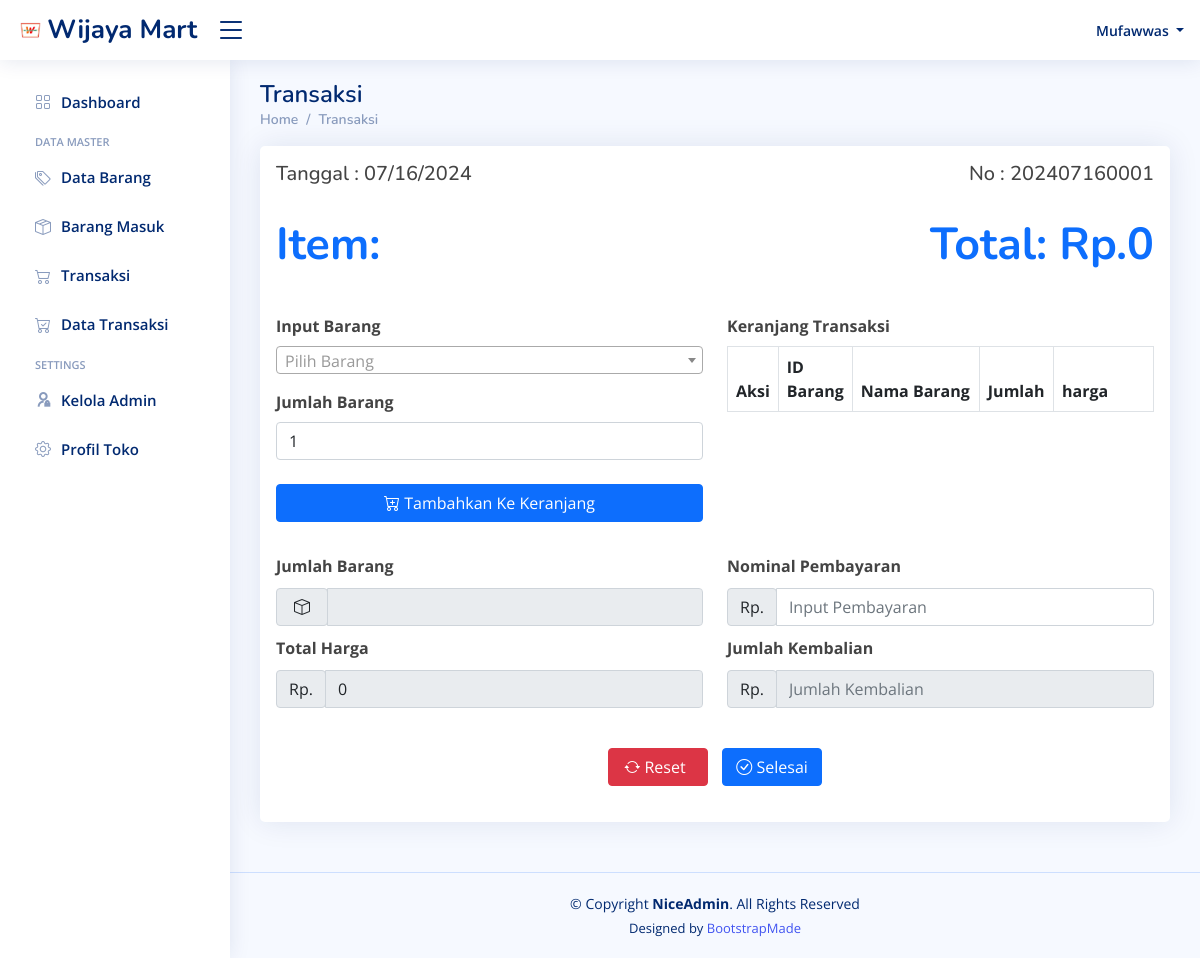
The app's page /admin/index.php?page=transaksi (signed in) with its own data.
### tables this page shows
CREATE TABLE `profil_toko` (
  `id_profil` int(2) NOT NULL,
  `nama_toko` varchar(50) NOT NULL,
  `alamat` varchar(50) NOT NULL,
  `nama_pemilik` varchar(100) NOT NULL,
  `no_hp` varchar(15) NOT NULL,
  `email` varchar(50) NOT NULL,
  `facebook` varchar(50) NOT NULL,
  `instagram` varchar(50) NOT NULL,
  `logo` varchar(100) NOT NULL
);

### admin/transaksi/transaksi.php (the view, shortened to what this page needs)
<?php
include 'config.php';
$tglsaatini = date('m/d/Y', strtotime('now'));
$today = date("Ymd");
$query = "SELECT max(nomor_transaksi) AS last FROM tb_transaksi WHERE nomor_transaksi LIKE '$today%'";
$hasil = mysqli_query($koneksi, $query);
$data  = mysqli_fetch_array($hasil);
$lastNoTransaksi = $data['last'];
$lastNoUrut = substr($lastNoTransaksi, 8, 4);
$nextNoUrut = $lastNoUrut + 1;
$nextNoTransaksi = $today . sprintf('%04s', $nextNoUrut);
?>
<link rel="stylesheet" href="assets/vendor/select2/dist/css/select2.min.css">
<main id="main" class="main">
  <div class="pagetitle">
    <h1>Transaksi</h1>
    <nav>
      <ol class="breadcrumb">
        <li class="breadcrumb-item"><a href="index.php">Home</a></li>
        <li class="breadcrumb-item">Transaksi</li>
      </ol>
    </nav>
  </div>
  <section class="section">
    <div class="row">
      <div class="col-lg-12">
        <div class="card">
          <div class="card-body row g-4" style="display:flex; flex-direction: row;">
            <div class="col-md-6 col-6">
              <h5><?php echo 'Tanggal : ' . $tglsaatini . ''; ?></h5>
            </div>
            <div class="col-md-6 col-6">
              <h5 style="text-align: right;"> <?php echo 'No : ' . $nextNoTransaksi . '' ?></h5>
            </div>
            <div class="col-md-6">
              <?php
              $hitungitem = mysqli_query($koneksi, "SELECT SUM(jumlah_baranglaku) AS hi FROM tb_keranjang");
              while ($data = mysqli_fetch_array($hitungitem)) {
                $totalitem = $data['hi'];
              }
              ?>
              <h2 class="text-primary" id="hitung-item" style="font-size: 2.8rem; font-weight: bold;">Item: <?= $totalitem; ?></h2>
            </div>
            <div class="col-md-6">
              <?php
              $hitungduit = mysqli_query($koneksi, "SELECT SUM(harga_baranglaku) AS ht FROM tb_keranjang");
              while ($data = mysqli_fetch_array($hitungduit)) {
                $pendapatan = $data['ht'];
              }
              $format_indonesia = number_format($pendapatan, 0, ',', '.');
              ?>
              <h2 id="hitung-duit" style="text-align: right; font-size: 2.8rem; font-weight: bold;" class="text-primary">Total: Rp.<?php echo $format_indonesia ?></h2>
            </div>
            <div class="col-md-6">
              <form action="index.php?page=tambah_keranjang" method="POST">
                <div id="divcaribarang" style="padding-top: 10px;">
                  <div class="col-md-12">
                    <label for="select" style="font-weight: bold;" class="form-label">Input Barang</label>
                  </div>
                  <div class="col-md-12 mt-3">
                    <label for="jumlah-barang" class="form-label" style="font-weight: bold;">Jumlah Barang</label>
                    <input id="jumlah-barang" name="jumlahbarang" type="number" min="1" value="1" class="form-control">
                  </div>
                  <div class="col-md-12 mt-4">
                    <div class="text-center">
                      <button type="submit" id="btn-keranjang" name="btnkeranjang" style="width: 100%;" class="btn btn-primary bi bi-cart-plus"> Tambahkan Ke Keranjang</button>
                    </div>
                  </div>
                </div>
              </form>
            </div>
            <div class="col-md-6">
              <div id="panelpencarian" style="padding-top: 10px;">
                <div class="form-label" style="font-weight: bold;">
                  Keranjang Transaksi
                </div>
                <div class="table-wrapper-scroll-y my-custom-scrollbar" style=" position: relative; overflow:auto; max-height:300px;">
                  <table class="table table-striped table-bordered">
                    <thead>
                      <tr>
                        <th style="width: 20px;" scope="col">Aksi</th>
                        <th style="width: 50px;" scope="col">ID Barang</th>
                        <th scope="col">Nama Barang</th>
                        <th scope="col">Jumlah</th>
                        <th scope="col" style="width: 100px;">harga</th>
                      </tr>
                    </thead>
                  </table>
                </div>
              </div>
            </div>
          </div>
          <div class="card-body">
            <form action="index.php?page=proses_transaksi" method="POST">
              <div class="row">
                <div class="col-md-6">
                  <label for="inputbayar" style="margin-bottom: 10px; font-weight: bold;" class="form-check-label">Jumlah Barang</label>
                  <div class="input-group has-validation">
                    <span class="input-group-text bi bi-box" style="padding: 0 17px;" id="inputGroupPrepend"></span>
                    <input class="form-control" aria-describedby="inputGroupPrepend" type="text" name="jumbarang" id="totalbarangsaatini" value="<?php echo ($totalitem); ?>" readonly>
                  </div>
                  <label for="hargatotalsaatini" style="margin-bottom: 10px; margin-top: 10px; font-weight: bold;" class="">Total Harga</label>
                  <div class="input-group has-validation">
                    <span class="input-group-text" id="inputGroupPrepend">Rp.</span>
                    <?php $pid = number_format($pendapatan, 0, ',', '.') ?>
                    <input class="form-control" type="text" name="totalharga" id="hargatotalsaatini" placeholder="Jumlah Kembalian" value="<?php echo $pid; ?>" readonly>
                  </div>
                </div>
                <div class="col-md-6">
                  <label for="inputbayar" style="margin-bottom: 10px; font-weight: bold;" class="form-check-label">Nominal Pembayaran</label>
                  <div class="input-group has-validation">
                    <span class="input-group-text" id="inputGroupPrepend">Rp.</span>
                    <input type="text" name="inputbayar" class="form-control" id="inputbayar" placeholder="Input Pembayaran" required>
                  </div>
                  <label for="inputkembalian" style="margin-bottom: 10px; margin-top: 10px; font-weight: bold;" class="">Jumlah Kembalian</label>
                  <div class="input-group has-validation">
                    <span class="input-group-text" id="inputGroupPrepend">Rp.</span>
                    <input class="form-control" type="text" name="inputkembalian" id="inputkembalian" placeholder="Jumlah Kembalian" readonly>
                  </div>
                </div>
                <div class="col-md-12" style="margin-top: 40px; margin-bottom: 20px;">
                  <div class="text-center" style="margin: auto; position: center;">
                    <a href="index.php?page=reset_keranjang" onclick="return confirm('Yakin ingin membatalkan transaksi ini?')">
                      <button type="button" name="btnreset" style="margin-right: 10px; width: 100px; padding-right: 18px;" class="btn btn-danger bi bi-arrow-repeat"> Reset</button>
                    </a>
                    <button type="submit" name="btnsimpan" style=" width: 100px;" class="btn btn-primary bi bi-check-circle"> Selesai</button>
                  </div>
                </div>
              </div>
            </form>
          </div>
        </div>
      </div>
    </div>
  </section>
</main>

### admin/index.php (shortened to what this page needs)
<?php
include('config.php');
if (!isset($_SESSION['nama'])) {
  if (!isset($_SESSION['id_user'])) {
    echo '<script>
        location.href = "login.php";
        </script>';
  }
} else {
?>
  <!DOCTYPE html>
  <html lang="en">
  <head>
    <?php
    $query = mysqli_query($koneksi, "SELECT * FROM profil_toko");
    while ($data = mysqli_fetch_array($query)) {
      $namatk = $data['nama_toko'];
      $currentImage = $data['logo'];
    }
    ?>
    <link href="assets/vendor/bootstrap/css/bootstrap.min.css" rel="stylesheet">
    <link href="assets/vendor/bootstrap-icons/bootstrap-icons.css" rel="stylesheet">
    <link href="assets/vendor/boxicons/css/boxicons.min.css" rel="stylesheet">
    <link href="assets/vendor/quill/quill.snow.css" rel="stylesheet">
    <link href="assets/vendor/quill/quill.bubble.css" rel="stylesheet">
    <link href="assets/vendor/remixicon/remixicon.css" rel="stylesheet">
    <link href="assets/vendor/simple-datatables/style.css" rel="stylesheet">
    <link href="assets/css/style.css" rel="stylesheet">
  </head>
  <body>
    <header id="header" class="header fixed-top d-flex align-items-center">
      <div class="d-flex align-items-center justify-content-between">
        <a href="index.php" class="logo d-flex align-items-center">
          <img src="logo/<?php echo "$currentImage"; ?>" alt="">
          <span class="d-none d-lg-block">
            <?php echo "$namatk"; ?>
          </span>
        </a>
        <i class="bi bi-list toggle-sidebar-btn"></i>
      </div>
      <nav class="header-nav ms-auto">
        <ul class="d-flex align-items-center">
          <li class="nav-item dropdown pe-3">
            <a class="nav-link nav-profile d-flex align-items-center pe-0" href="#" data-bs-toggle="dropdown">
              <span class="d-none d-md-block dropdown-toggle ps-2">
                <?php echo $_SESSION['nama'] ?>
              </span>
            </a>
          </li>
        </ul>
      </nav>
    </header>
    <aside id="sidebar" class="sidebar">
      <ul class="sidebar-nav" id="sidebar-nav">
        <li class="nav-item">
          <a class="nav-link collapsed" href="index.php">
            <i class="bi bi-grid"></i>
            <span>Dashboard</span>
          </a>
        </li>
        <li class="nav-heading">Data Master</li>
        <li class="nav-item">
          <a class="nav-link collapsed" href="index.php?page=data_barang">
            <i class="bi bi-tags"></i>
            <span>Data Barang</span>
          </a>
        </li>
        <li class="nav-item">
          <a class="nav-link collapsed" href="index.php?page=stok_barang">
            <i class="bi bi-box-seam"></i>
            <span>Barang Masuk</span>
          </a>
        </li>
        <li class="nav-item">
          <a class="nav-link collapsed" href="index.php?page=transaksi">
            <i class="bi bi-cart2"></i>
            <span>Transaksi</span>
          </a>
        </li>
        <li class="nav-item">
          <a class="nav-link collapsed" href="index.php?page=data_transaksi">
            <i class="bi bi-cart-check"></i>
            <span>Data Transaksi</span>
          </a>
        </li>
        <li class="nav-heading">Settings</li>
        <li class="nav-item">
          <a class="nav-link collapsed" href="index.php?page=admin">
            <i class="ri ri-admin-line"></i>
            <span>Kelola Admin</span>
          </a>
        </li>
        <li class="nav-item">
          <a class="nav-link collapsed" href="index.php?page=profil">
            <i class="bi bi-gear"></i>
            <span>Profil Toko</span>
          </a>
        </li>
      </ul>
    </aside>
    <div class="right_col" role="main">
      <?php
      $queries = array();
      parse_str($_SERVER['QUERY_STRING'], $queries);
      switch ($queries['page']) {
        case 'transaksi':
          include 'transaksi/transaksi.php';
          break;
      }
      ?>
      <footer id="footer" class="footer">
        <div class="copyright">
          &copy; Copyright <strong><span>NiceAdmin</span></strong>. All Rights Reserved
        </div>
        <div class="credits">
          Designed by <a href="https://bootstrapmade.com/">BootstrapMade</a>
        </div>
      </footer>
  </body>
  </html>
<?php
}
?>

### admin/assets/css/style.css (style rules this page uses)
:root { scroll-behavior: smooth; }
body { font-family: "Open Sans", sans-serif; background: #f6f9ff; color: #444444; }
a { color: #4154f1; text-decoration: none; }
h1, h2, h3, h4, h5, h6 { font-family: "Nunito", sans-serif; }
#main { margin-top: 60px; padding: 20px 30px; transition: all 0.3s; }
.pagetitle { margin-bottom: 10px; }
.pagetitle h1 { font-size: 24px; margin-bottom: 0; font-weight: 600; color: #012970; }
.card { margin-bottom: 30px; border: none; border-radius: 5px; box-shadow: 0px 0 30px rgba(1, 41, 112, 0.1); }
.breadcrumb { font-size: 14px; font-family: "Nunito", sans-serif; color: #899bbd; font-weight: 600; }
.breadcrumb a { color: #899bbd; transition: 0.3s; }
.breadcrumb .breadcrumb-item::before { color: #899bbd; }
.logo { line-height: 1; }
@media (min-width: 1200px) { .logo { width: 185px; } }
.logo img { max-height: 26px; margin-right: 6px; }
.logo span { font-size: 26px; font-weight: 700; color: #012970; font-family: "Nunito", sans-serif; }
.header { transition: all 0.5s; z-index: 997; height: 60px; box-shadow: 0px 2px 20px rgba(1, 41, 112, 0.1); background-color: #fff; padding-left: 20px; }
.header .toggle-sidebar-btn { font-size: 32px; padding-left: 10px; cursor: pointer; color: #012970; }
.header-nav ul { list-style: none; }
.header-nav > ul { margin: 0; padding: 0; }
.header-nav .nav-profile { color: #012970; }
.header-nav .nav-profile span { font-size: 14px; font-weight: 600; }
.sidebar { position: fixed; top: 60px; left: 0; bottom: 0; width: 230px; z-index: 996; transition: all 0.3s; padding: 20px; overflow-y: auto; scrollbar-width: thin; scrollbar-color: #aab7cf transparent; box-shadow: 0px 0px 20px rgba(1, 41, 112, 0.1); background-color: #fff; }
@media (min-width: 1200px) { #main, #footer { margin-left: 230px; } }
.sidebar-nav { padding: 0; margin: 0; list-style: none; }
.sidebar-nav li { padding: 0; margin: 0; list-style: none; }
.sidebar-nav .nav-item { margin-bottom: 5px; }
.sidebar-nav .nav-heading { font-size: 11px; text-transform: uppercase; color: #899bbd; font-weight: 600; margin: 10px 0 5px 15px; }
.sidebar-nav .nav-link { display: flex; align-items: center; font-size: 15px; font-weight: 600; color: #4154f1; transition: 0.3; background: #f6f9ff; padding: 10px 15px; border-radius: 4px; }
.sidebar-nav .nav-link i { font-size: 16px; margin-right: 10px; color: #4154f1; }
.sidebar-nav .nav-link.collapsed { color: #012970; background: #fff; }
.sidebar-nav .nav-link.collapsed i { color: #899bbd; }
.footer { padding: 20px 0; font-size: 14px; transition: all 0.3s; border-top: 1px solid #cddfff; }
.footer .copyright { text-align: center; color: #012970; }
.footer .credits { padding-top: 5px; text-align: center; font-size: 13px; color: #012970; }

### records on screen
profil_toko: logo (picture), nama_toko "Wijaya Mart"

### other values on screen
$_SESSION['nama'] "Mufawwas"
$format_indonesia "0"
